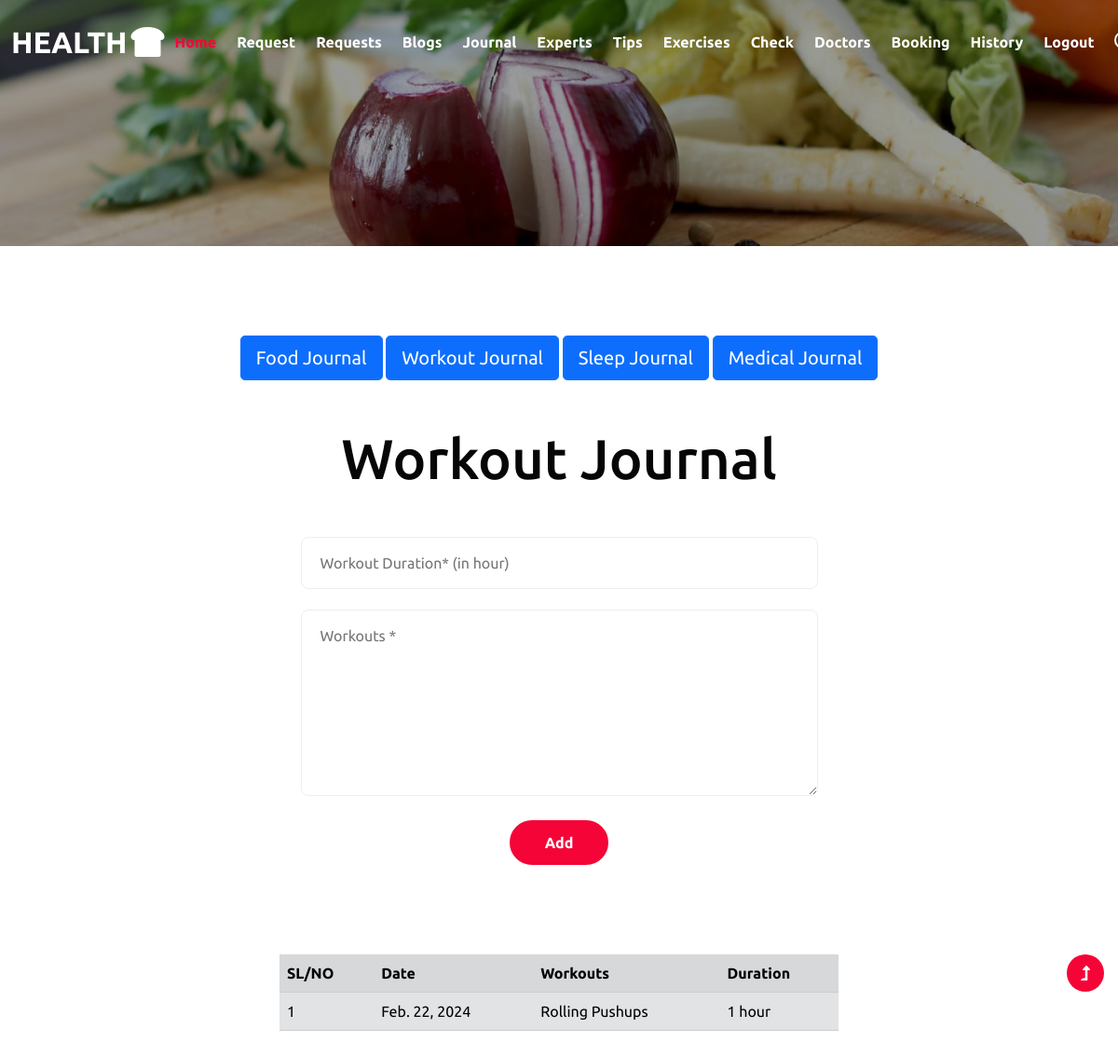
The app's page /userwj (signed in) with its own data.
### phwApp/models.py (models this page shows)
class WorkoutJournals(models.Model):
    date = models.DateField(auto_now=True,null=True)
    user=models.ForeignKey(Registration,on_delete=models.CASCADE)
    duration = models.CharField(max_length=20,null=True)
    workouts = models.CharField(max_length=200,null=True)
    status = models.CharField(max_length=50,null=True)

### phwApp/views.py (the view)
# urls.py: path('userwj', views.userwj),
def userwj(request):
    uid=request.session["id"]
    user = Registration.objects.get(id=uid)
    if request.POST:
        duration = request.POST['duration']
        workouts = request.POST['workouts']
        wk = WorkoutJournals.objects.create(user=user,workouts=workouts,duration=duration)
        wk.save()
    data = WorkoutJournals.objects.filter(user=user).order_by("-id")
    return render(request,"userwj.html",{"data":data})

### template/userwj.html (shortened to what this page needs)
{% extends "commonbaseuser.html" %}
{% block content3 %}
<section class="w3l-contact-2 py-5" id="contact">
    <div class="mt-5 text-center">
        <a href="userfj" class="btn btn-primary btn-lg">Food Journal</a>
        <a href="userwj" class="btn btn-primary btn-lg">Workout Journal</a>
        <a href="usersj" class="btn btn-primary btn-lg">Sleep Journal</a>
        <a href="usermj" class="btn btn-primary btn-lg">Medical Journal</a>
    </div>
    <div class="container py-lg-5 py-md-4 py-2">
        <div class="w3l-header-sec text-center mb-md-5 mb-4">
            <h1 style="font-size:60px;" class="text-center">Workout Journal</h1>
        </div>
        <div class="contact-grids">
            <center>
                <div class="w-50" style="margin: auto;">
                    <form method="post" class="signin-form" enctype="multipart/form-data">
                        <input type="number" min="1" name="duration" id="w3lName" placeholder="Workout Duration* (in hour)" class="contact-input"
                            required="" />
                        <textarea min="1" name="workouts" id="w3lName" placeholder="Workouts *" class="contact-input"
                            required="" ></textarea>
                        <div class="form-buttonhny text-center">
                            <button class="btn btn-style btn-primary">Add</button>
                        </div>
                    </form>
                </div>
            </center>
        </div>
    </div>
</section>
<div class="other_form_bg w-100">
    <table class="table table-secondary table-striped w-50 m-auto mb-5">
        <tr class="table_head">
            <th>SL/NO</th>
            <th>Date</th>
            <th>Workouts</th>
            <th>Duration</th>
        </tr>
        {% for d1 in data %}
        <tr>
            <td>{{forloop.counter}}</td>
            <td>{{d1.date}}</td>
            <td>{{d1.workouts}}</td>
            <td>{{d1.duration}} hour</td>
        </tr>
        {% endfor %}
    </table>
</div>
{% endblock %}

### records on screen
WorkoutJournals: date "Feb. 22, 2024", workouts "Rolling Pushups", duration "1"
